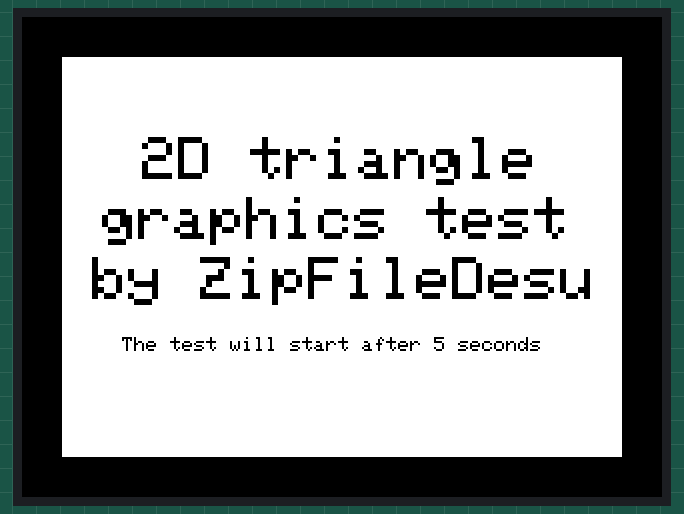
A sketch run on a simulated Arduino Mega 2560, built with avr-gcc and run on an emulated ATmega2560. Shown: 320×240 colour display.

Above: at 0.4 s.
At 5.56 s:
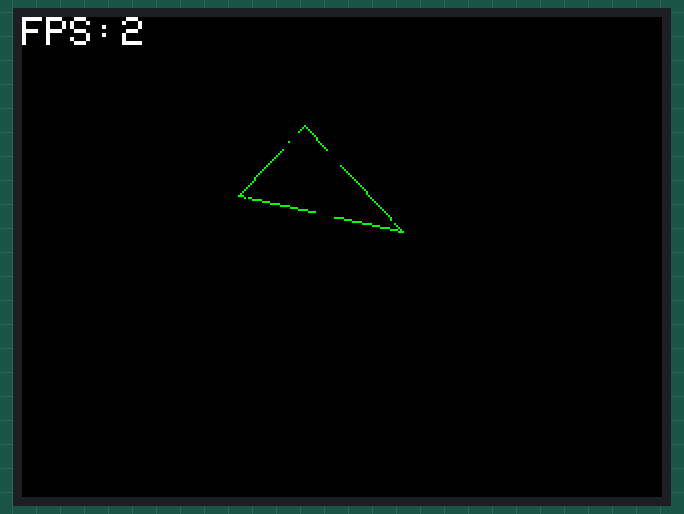
At 13.81 s:
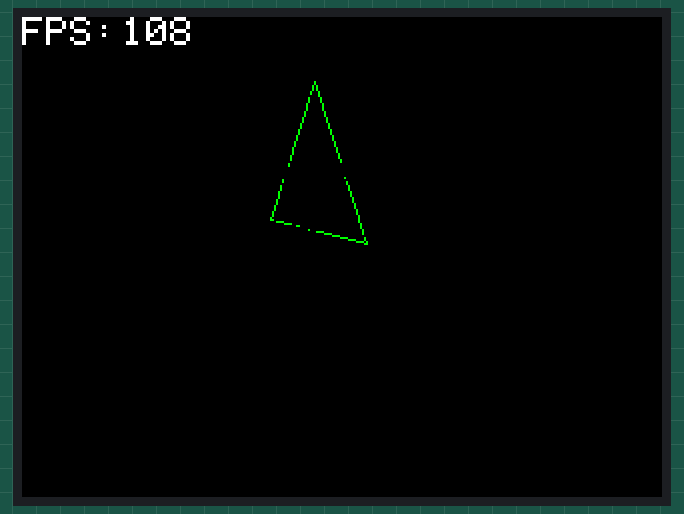
At 22.05 s:
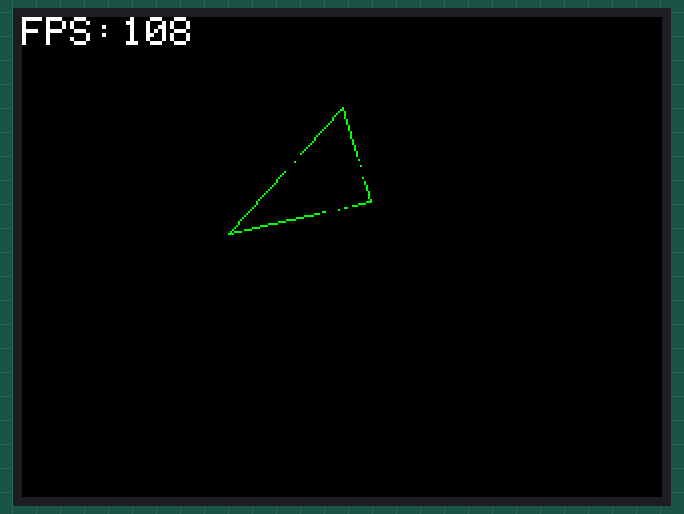
At 30.88 s:
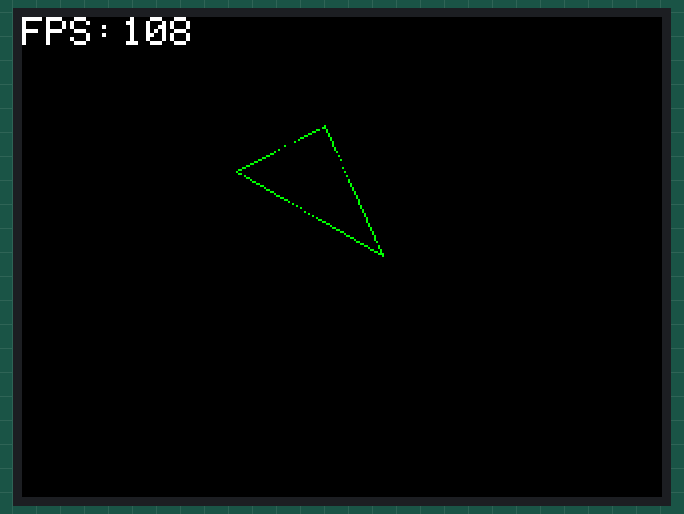
At 39.42 s:
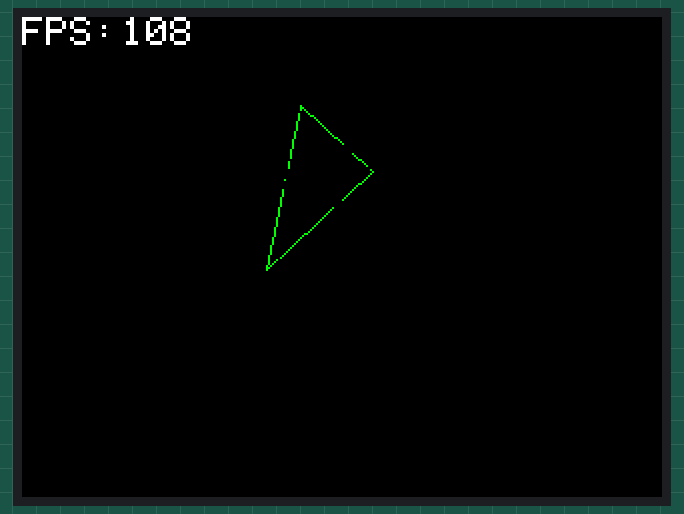

The sketch:

sketch_jul28b.ino
```cpp
// IMPORTANT: Adafruit_TFTLCD LIBRARY MUST BE SPECIFICALLY
// CONFIGURED FOR EITHER THE TFT SHIELD OR THE BREAKOUT BOARD.
// SEE RELEVANT COMMENTS IN Adafruit_TFTLCD.h FOR SETUP.

// Modified for SPFD5408 Library by Joao Lopes
// Version 0.9.2 - Rotation for Mega and screen initial

// *** SPFD5408 change -- Begin
#include <SPFD5408_Adafruit_GFX.h>    // Core graphics library
#include <SPFD5408_Adafruit_TFTLCD.h> // Hardware-specific library
#include <SPFD5408_TouchScreen.h>
// *** SPFD5408 change -- End

// The control pins for the LCD can be assigned to any digital or
// analog pins...but we'll use the analog pins as this allows us to
// double up the pins with the touch screen (see the TFT paint example).
#define LCD_CS A3 // Chip Select goes to Analog 3
#define LCD_CD A2 // Command/Data goes to Analog 2
#define LCD_WR A1 // LCD Write goes to Analog 1
#define LCD_RD A0 // LCD Read goes to Analog 0

#define LCD_RESET A4 // Can alternately just connect to Arduino's reset pin

// When using the BREAKOUT BOARD only, use these 8 data lines to the LCD:
// IMPORTANT: Adafruit_TFTLCD LIBRARY MUST BE SPECIFICALLY
// CONFIGURED FOR EITHER THE TFT SHIELD OR THE BREAKOUT BOARD.
// SEE RELEVANT COMMENTS IN Adafruit_TFTLCD.h FOR SETUP.

// Modified for SPFD5408 Library by Joao Lopes
// Version 0.9.2 - Rotation for Mega and screen initial

// *** SPFD5408 change -- Begin
#include <SPFD5408_Adafruit_GFX.h>    // Core graphics library
#include <SPFD5408_Adafruit_TFTLCD.h> // Hardware-specific library
#include <SPFD5408_TouchScreen.h>
// *** SPFD5408 change -- End

// The control pins for the LCD can be assigned to any digital or
// analog pins...but we'll use the analog pins as this allows us to
// double up the pins with the touch screen (see the TFT paint example).
#define LCD_CS A3 // Chip Select goes to Analog 3
#define LCD_CD A2 // Command/Data goes to Analog 2
#define LCD_WR A1 // LCD Write goes to Analog 1
#define LCD_RD A0 // LCD Read goes to Analog 0

#define LCD_RESET A4 // Can alternately just connect to Arduino's reset pin

// When using the BREAKOUT BOARD only, use these 8 data lines to the LCD:
// For the Arduino Uno, Duemilanove, Diecimila, etc.:
//   D0 connects to digital pin 8  (Notice these are
//   D1 connects to digital pin 9   NOT in order!)
//   D2 connects to digital pin 2
//   D3 connects to digital pin 3
//   D4 connects to digital pin 4
//   D5 connects to digital pin 5
//   D6 connects to digital pin 6
//   D7 connects to digital pin 7
// For the Arduino Mega, use digital pins 22 through 29
// (on the 2-row header at the end of the board).

// Assign human-readable names to some common 16-bit color values:
#define  BLACK   0x0000
#define BLUE    0x001F
#define RED     0xF800
#define GREEN   0x07E0
#define CYAN    0x07FF
#define MAGENTA 0xF81F
#define YELLOW  0xFFE0
#define WHITE   0xFFFF

//int COLOR[8] = {0x001F, 0xF800, 0x07E0, 0x07FF, 0xF81F, 0xFFE0, 0xFFE0, 0xFFFF};
int Angle = 0;
int x1 = 139, y1 = 55, x2 = 193, y2 = 103, x3 = 109, y3 = 94, p = 147, q = 83;
float COORD_X1[60];
float COORD_Y1[60];
float COORD_X2[60];
float COORD_Y2[60];
float COORD_X3[60];
float COORD_Y3[60];
int frameRateCount = 1;
float lastTime = 0;

Adafruit_TFTLCD tft(LCD_CS, LCD_CD, LCD_WR, LCD_RD, LCD_RESET);

void setup(void) {
  Serial.begin(9600);
  tft.reset();
  tft.begin(0x9341);
  tft.setRotation(1);

  //Заполняем массив координатами, чтобы лишний раз не загружать процессор
  for (int i; i < 60; ++i){
    float Ang = ((i * 6) * 3.14) / 180;
    COORD_X1[i] = p + (x1 - p) * cos(Ang) - (y1 - q) * sin(Ang);
    COORD_Y1[i] = q + (x1 - p) * sin(Ang) + (y1 - q) * cos(Ang);
    COORD_X2[i] = p + (x2 - p) * cos(Ang) - (y2 - q) * sin(Ang);
    COORD_Y2[i] = q + (x2 - p) * sin(Ang) + (y2 - q) * cos(Ang);
    COORD_X3[i] = p + (x3 - p) * cos(Ang) - (y3 - q) * sin(Ang);
    COORD_Y3[i] = q + (x3 - p) * sin(Ang) + (y3 - q) * cos(Ang);
  }
  //Title screen
  tft.fillScreen(BLACK);
  tft.fillRect(20, 20, 280, 200, WHITE);
  tft.setTextSize(3);
  tft.setTextColor(BLACK);
  tft.setCursor(60, 60);
  tft.print("2D triangle ");
  tft.setCursor(40, 90);
  tft.print("graphics test");
  tft.setCursor(35, 120);
  tft.print("by ZipFileDesu");
  tft.setTextSize(1);
  tft.setCursor(50, 160);
  tft.println("The test will start after 5 seconds");
  delay(5000);

  //Main screen
  tft.fillScreen(BLACK);
  tft.setCursor(0, 0);
  tft.setTextColor(WHITE, BLACK);
  tft.setTextSize(2);
  tft.print("FPS: ");
}

void drawTriangle(int x1,int y1,int x2,int y2,int x3,int y3, int COLOR){
  tft.drawTriangle(x1, y1, x2, y2, x3, y3, COLOR);
  /*tft.drawLine(x1, y1, x2, y2, COLOR);
  tft.drawLine(x2, y2, x3, y3, COLOR);
  tft.drawLine(x3, y3, x1, y1, COLOR);*/
}

void undrawTriangle(int x1,int y1,int x2,int y2,int x3,int y3){
  tft.drawTriangle(x1, y1, x2, y2, x3, y3, BLACK);
  /*tft.drawLine(x1, y1, x2, y2, BLACK);
  tft.drawLine(x2, y2, x3, y3, BLACK);
  tft.drawLine(x3, y3, x1, y1, BLACK);*/
}

/*void Rotate(int x1,int y1,int x2,int y2,int x3,int y3, int Angle)
{
    int x,y,a1,b1,a2,b2,a3,b3;
    float Ang;

    Ang=((Angle-4)*3.14)/180;
    a1=p+(x1-p)*cos(Ang)-(y1-q)*sin(Ang);
    b1=q+(x1-p)*sin(Ang)+(y1-q)*cos(Ang);
    a2=p+(x2-p)*cos(Ang)-(y2-q)*sin(Ang);
    b2=q+(x2-p)*sin(Ang)+(y2-q)*cos(Ang);
    a3=p+(x3-p)*cos(Ang)-(y3-q)*sin(Ang);
    b3=q+(x3-p)*sin(Ang)+(y3-q)*cos(Ang);
    undrawTriangle(a1,b1,a2,b2,a3,b3);

    Ang=(Angle*3.14)/180;
    a1=p+(x1-p)*cos(Ang)-(y1-q)*sin(Ang);
    b1=q+(x1-p)*sin(Ang)+(y1-q)*cos(Ang);
    a2=p+(x2-p)*cos(Ang)-(y2-q)*sin(Ang);
    b2=q+(x2-p)*sin(Ang)+(y2-q)*cos(Ang);
    a3=p+(x3-p)*cos(Ang)-(y3-q)*sin(Ang);
    b3=q+(x3-p)*sin(Ang)+(y3-q)*cos(Ang);
    drawTriangle(a1,b1,a2,b2,a3,b3, GREEN);
}*/

void loop(void) {
  //tft.setTextColor(WHITE, BLACK);
  float currentTime = millis();
  ++frameRateCount;
  if (currentTime - lastTime >= 1000){
    tft.setCursor(50, 0);
    tft.print(frameRateCount);
    frameRateCount = 1;
    lastTime = currentTime;
  }

  Angle < 59 ? ++Angle : Angle = 0;
  //Angle += 1;
  //Rotate(x1, y1, x2, y2, x3, y3, Angle);
  drawTriangle(COORD_X1[Angle],COORD_Y1[Angle],COORD_X2[Angle],COORD_Y2[Angle],COORD_X3[Angle],COORD_Y3[Angle], GREEN);
  if (Angle != 0){
    undrawTriangle(COORD_X1[Angle - 1],COORD_Y1[Angle - 1],COORD_X2[Angle - 1],COORD_Y2[Angle - 1],
      COORD_X3[Angle - 1],COORD_Y3[Angle - 1]);
  }
  else{
    undrawTriangle(COORD_X1[59],COORD_Y1[59],COORD_X2[59],COORD_Y2[59],
      COORD_X3[59],COORD_Y3[59]);
  }
  //delay(20);
}
```
